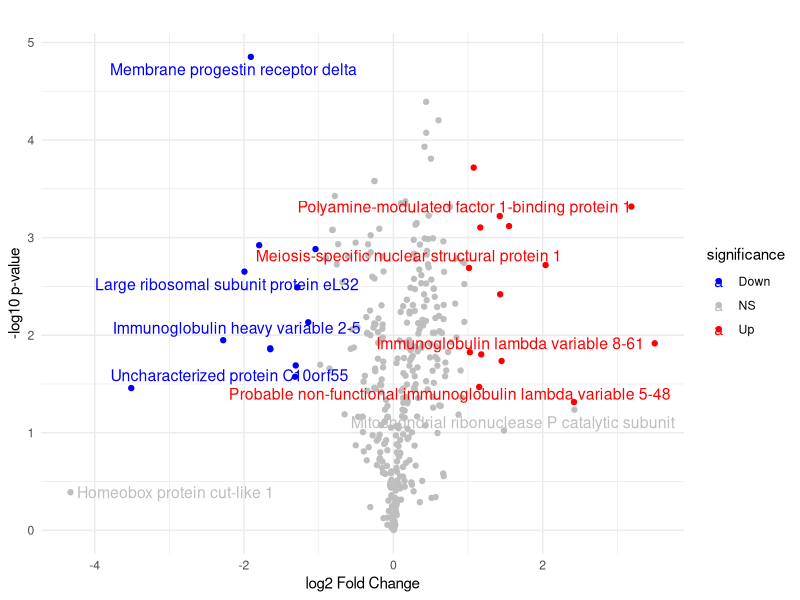
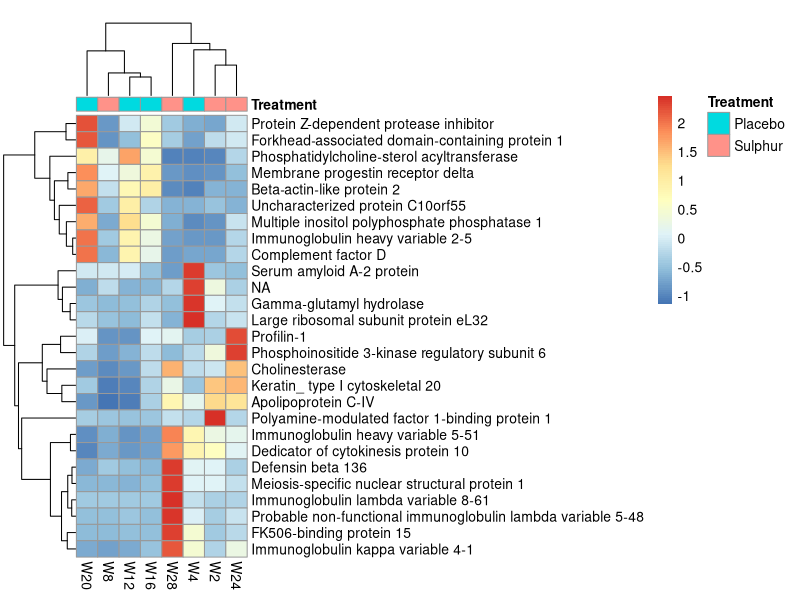

Here is the R script that generated these plots, in order:
library(data.table)
library(ggplot2)
library(ggrepel)
library(pheatmap)
library(stringr)

getwd()
setwd("~/Desktop/psy/PatK")
df <- fread("All_identified_proteins_PatK_filtered_norm.csv", sep = ";", header = TRUE)


df[, Protein_Name := str_extract(Description, "^[^O]+")]
df[, Gene := gsub(".*GN=([^ ]+).*", "\\1", Description)]

head(df)
str(df)
summary(df)
colSums(is.na(df))
df[, `Confidence score` := as.numeric(`Confidence score`)]
df[, `Anova (p)` := as.numeric(`Anova (p)`)]
df[, `q Value` := as.numeric(`q Value`)]
df[, `Max fold change` := as.numeric(`Max fold change`)]
df[, `Mass` := as.numeric(`Mass`)]

# Define the treatment and placebo weeks
sulphur_weeks <- c("W2", "W8", "W24", "W28")
placebo_weeks <- c("W4", "W12", "W16", "W20")

# Assign treatment labels
df[, Treatment := ifelse(`Highest mean condition` %in% sulphur_weeks, "Sulphur",
                         ifelse(`Highest mean condition` %in% placebo_weeks, "Placebo", "Other"))]
top20 <- df[order(-`Max fold change`)][1:5]

# Define the columns for each replicate for sulphur and placebo groups.
sulphur_cols_rep1 <- c("W2_20241206_LSanders_K1_01", "W8_20241206_LSanders_K3_01",
                       "W24_20241206_LSanders_K7_01", "W28_20241206_LSanders_K8_01")
sulphur_cols_rep2 <- c("W2_20241206_LSanders_K1_02", "W8_20241206_LSanders_K3_02",
                       "W24_20241206_LSanders_K7_02", "W28_20241206_LSanders_K8_02")
sulphur_cols_rep3 <- c("W2_20241206_LSanders_K1_03", "W8_20241206_LSanders_K3_03",
                       "W24_20241206_LSanders_K7_03", "W28_20241206_LSanders_K8_03")

placebo_cols_rep1 <- c("W4_20241206_LSanders_K2_01", "W12_20241206_LSanders_K4_01",
                       "W16_20241206_LSanders_K5_01", "W20_20241206_LSanders_K6_01")
placebo_cols_rep2 <- c("W4_20241206_LSanders_K2_02", "W12_20241206_LSanders_K4_02",
                       "W16_20241206_LSanders_K5_02", "W20_20241206_LSanders_K6_02")
placebo_cols_rep3 <- c("W4_20241206_LSanders_K2_03", "W12_20241206_LSanders_K4_03",
                       "W16_20241206_LSanders_K5_03", "W20_20241206_LSanders_K6_03")

# Calculate the mean for each replicate across the weeks within each condition.
df[, sulphur_rep1 := rowMeans(.SD, na.rm=TRUE), .SDcols = sulphur_cols_rep1]
df[, sulphur_rep2 := rowMeans(.SD, na.rm=TRUE), .SDcols = sulphur_cols_rep2]
df[, sulphur_rep3 := rowMeans(.SD, na.rm=TRUE), .SDcols = sulphur_cols_rep3]

df[, placebo_rep1 := rowMeans(.SD, na.rm=TRUE), .SDcols = placebo_cols_rep1]
df[, placebo_rep2 := rowMeans(.SD, na.rm=TRUE), .SDcols = placebo_cols_rep2]
df[, placebo_rep3 := rowMeans(.SD, na.rm=TRUE), .SDcols = placebo_cols_rep3]

# For each protein, perform a paired t-test comparing the three paired replicates.
df[, p_value := {
  s_reps <- as.numeric(.SD[, .(sulphur_rep1, sulphur_rep2, sulphur_rep3)])
  p_reps <- as.numeric(.SD[, .(placebo_rep1, placebo_rep2, placebo_rep3)])
  t.test(s_reps, p_reps, paired = TRUE)$p.value
}, by = Accession]

# Calculate overall mean abundances for each condition and compute log2 fold change.
df[, sulphur_mean := rowMeans(.SD, na.rm=TRUE), .SDcols = c("sulphur_rep1", "sulphur_rep2", "sulphur_rep3")]
df[, placebo_mean := rowMeans(.SD, na.rm=TRUE), .SDcols = c("placebo_rep1", "placebo_rep2", "placebo_rep3")]
df[, log2_FC := log2(sulphur_mean / placebo_mean)]

# Define significance based on a fold change threshold of ±1 (i.e. 2-fold change) and p-value cutoff of 0.05.
df[, significance := "NS"]
df[log2_FC > 1  & p_value < 0.05, significance := "Up"]
df[log2_FC < -1 & p_value < 0.05, significance := "Down"]

# Create volcano plot.
volcano_plot <- ggplot(df, aes(x = log2_FC, y = -log10(p_value), color = significance)) +
  geom_point() +
  # Optionally label top proteins by fold change
  geom_text_repel(data = df[order(-abs(log2_FC))][1:10],
                  aes(label = Protein_Name),
                  size = 4) +
  theme_minimal() +
  labs(title = "",
       x = "log2 Fold Change",
       y = "-log10 p-value") +
  scale_color_manual(values = c("Up" = "red", "Down" = "blue", "NS" = "gray"))
print(volcano_plot)

# Subset the top 25 up- and top 25 downregulated proteins
top_up <- df[significance == "Up"][order(p_value)][1:50]
top_down <- df[significance == "Down"][order(p_value)][1:50]
top_proteins <- rbind(top_up, top_down)

# Re-create the per-week mean matrix if not already done.
df[, W2:= rowMeans(.SD, na.rm=TRUE), .SDcols = grep("^W2_", names(df), value=TRUE)]
df[, W8 := rowMeans(.SD, na.rm=TRUE), .SDcols = grep("^W8_", names(df), value=TRUE)]
df[, W24 := rowMeans(.SD, na.rm=TRUE), .SDcols = grep("^W24_", names(df), value=TRUE)]
df[, W28 := rowMeans(.SD, na.rm=TRUE), .SDcols = grep("^W28_", names(df), value=TRUE)]
df[, W4 := rowMeans(.SD, na.rm=TRUE), .SDcols = grep("^W4_", names(df), value=TRUE)]
df[, W12 := rowMeans(.SD, na.rm=TRUE), .SDcols = grep("^W12_", names(df), value=TRUE)]
df[, W16 := rowMeans(.SD, na.rm=TRUE), .SDcols = grep("^W16_", names(df), value=TRUE)]
df[, W20 := rowMeans(.SD, na.rm=TRUE), .SDcols = grep("^W20_", names(df), value=TRUE)]

# Create the heatmap matrix (proteins in rows, week means in columns)
heatmap_data <- as.matrix(df[, .(W2, W8, W24, W28,
                                 W4, W12, W16, W20)])
rownames(heatmap_data) <- df$Protein_Name

# Scale the data by row to highlight relative differences.
heatmap_data_scaled <- t(scale(t(heatmap_data)))

# Subset the matrix to include only the selected proteins.
selected_heatmap_data <- heatmap_data_scaled[rownames(heatmap_data_scaled) %in% top_proteins$Protein_Name, ]

# Create an annotation for the columns to indicate treatment group.
annotation_col <- data.frame(
  Treatment = rep(c("Sulphur", "Placebo"), each = 4),
  row.names = colnames(selected_heatmap_data)
)

# Generate the heatmap.
pheatmap(selected_heatmap_data, cluster_rows = TRUE, cluster_cols = TRUE,
         annotation_col = annotation_col,
         main = "")

